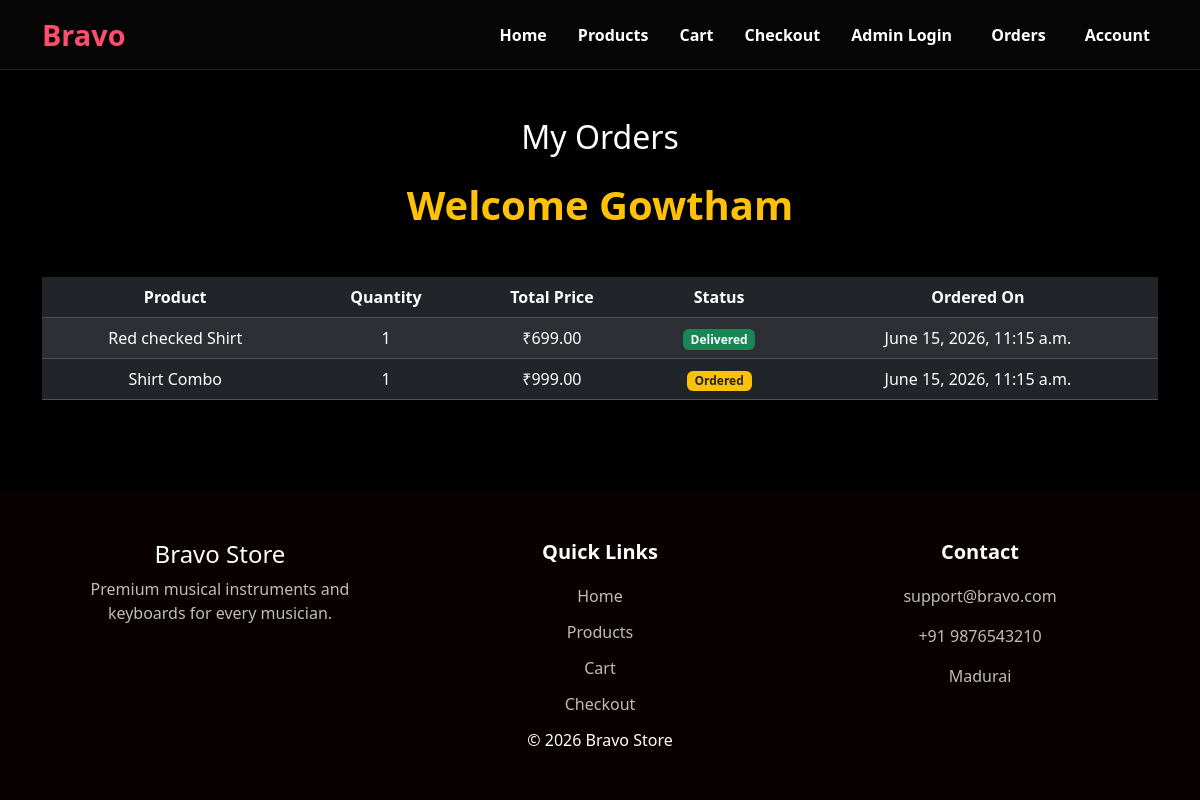
/customer_orders/ (signed in), run on an earlier commit of the app's database.
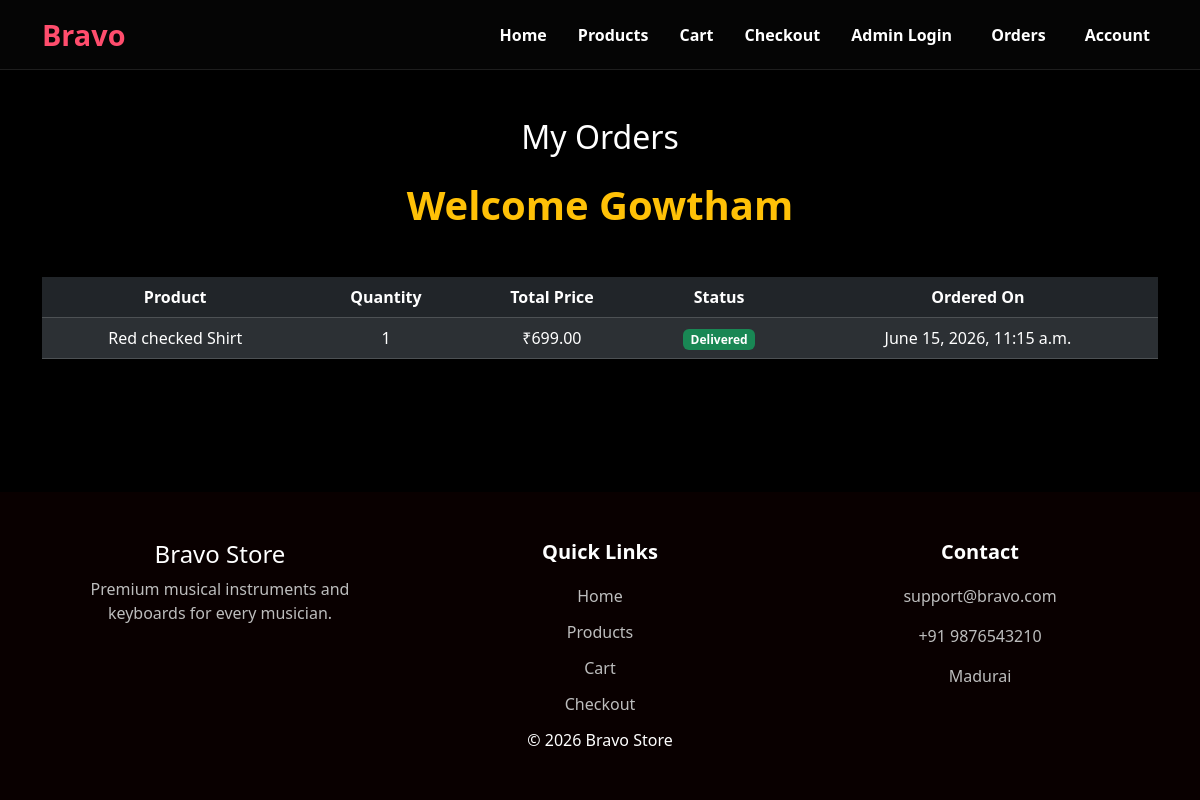
And on a later commit of the database.
### custom_admin/models.py (models this page shows, shortened)
class Order(models.Model):
    STATUS_CHOICES = [
        ("Ordered", "Ordered"),
        ("Shipped", "Shipped"),
        ("Delivered", "Delivered"),
    ]
    customer_name = models.CharField(max_length=100)
    customer_email = models.EmailField()
    product = models.ForeignKey(Product, on_delete=models.CASCADE)
    quantity = models.PositiveIntegerField(default=1)
    total_price = models.DecimalField(max_digits=10, decimal_places=2)
    status = models.CharField(max_length=20, choices=STATUS_CHOICES, default="Ordered")
    created_at = models.DateTimeField(auto_now_add=True)
    address = models.CharField(max_length=150, default="wrong address")

class Product(models.Model):
    seller = models.ForeignKey(
        Seller, on_delete=models.CASCADE, related_name="products", null=True, blank=True
    )
    name = models.CharField(max_length=50)
    image = models.ImageField(upload_to="products/")
    description = models.CharField(max_length=250)
    price = models.DecimalField(
        max_digits=10, decimal_places=2, validators=[MaxValueValidator(9999999999)]
    )

### customer/views.py (the view)
@login_required(login_url="login")
def customer_orders(request):
    orders = Order.objects.filter(customer_email=request.user.email).order_by(
        "-created_at"
    )
    return render(
        request,
        "customer_orders.html",
        {"orders": orders},
    )

### customer/templates/customer_orders.html
{% extends 'base.html' %} {% block content %}
<div class="container mt-5 text-center "  >
  <h2 class="mb-4">My Orders</h2>
<h1 class="text-warning shadow shadow-lg fw-bold mb-5">Welcome {{user.username}} </h1>
  <div class="table-responsive">
    <table class="table table-dark table-striped customer_order_table">
      <thead>
        <tr>
          <th>Product</th>
          <th>Quantity</th>
          <th>Total Price</th>
          <th>Status</th>
          <th>Ordered On</th>
        </tr>
      </thead>
      <tbody>
        {% for order in orders %}
        <tr>
          <td>{{ order.product.name }}</td>
          <td>{{ order.quantity }}</td>
          <td>₹{{ order.total_price }}</td>
          <td>
            {% if order.status == "Ordered" %}
            <span class="badge bg-warning text-dark"> Ordered </span>
            {% elif order.status == "Shipped" %}
            <span class="badge bg-primary"> Shipped </span>
            {% elif order.status == "Delivered" %}
            <span class="badge bg-success"> Delivered </span>
            {% endif %}
          </td>
          <td>{{ order.created_at }}</td>
        </tr>
        {% empty %}
        <tr>
          <td colspan="5" class="text-center">No Orders Found</td>
        </tr>
        {% endfor %}
      </tbody>
    </table>
  </div>
</div>
{% endblock %}

What changed in the data, as far as the page shows it:
removed Order: product.name "Shirt Combo", quantity "1", total_price "999.00", status "Ordered", created_at "June 15, 2026, 11:15 a.m."
